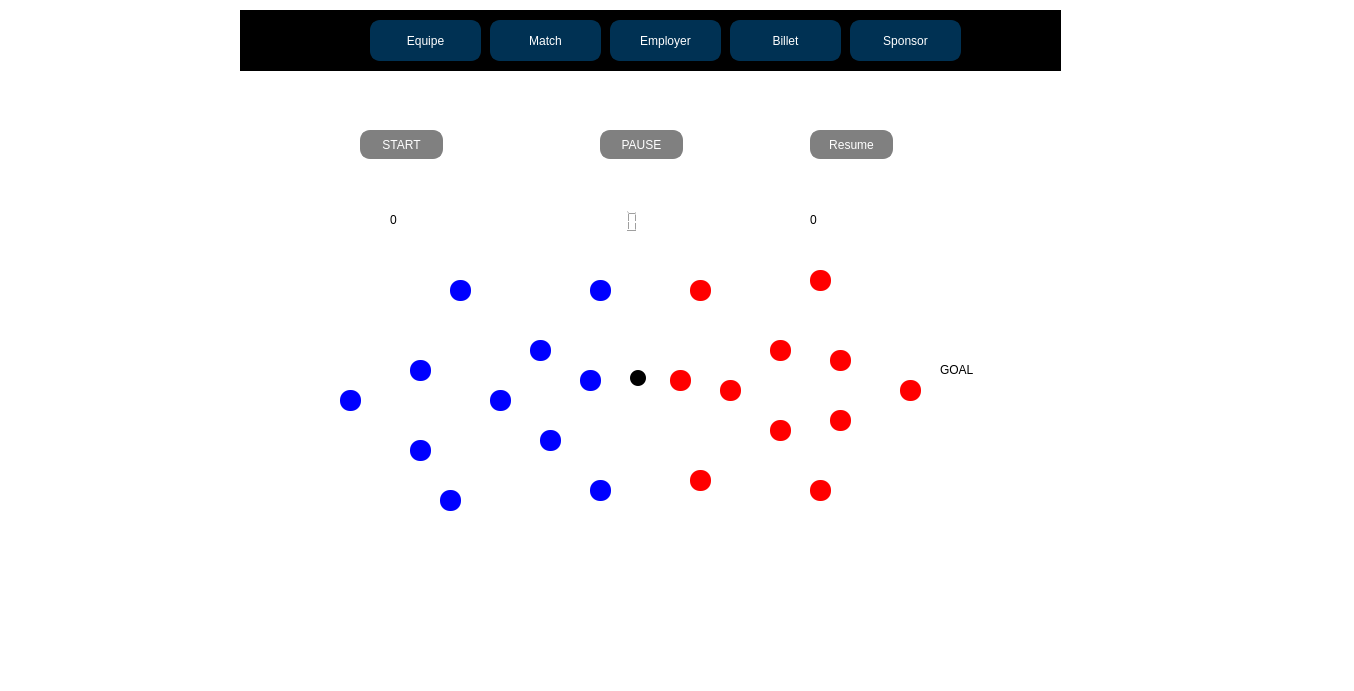
<?xml version="1.0" encoding="UTF-8"?>
<ui version="4.0">
 <class>Dialog</class>
 <widget class="QDialog" name="Dialog">
  <property name="geometry">
   <rect>
    <x>0</x>
    <y>0</y>
    <width>1354</width>
    <height>691</height>
   </rect>
  </property>
  <property name="windowTitle">
   <string>Dialog</string>
  </property>
  <property name="styleSheet">
   <string notr="true">background: transparent;
</string>
  </property>
  <widget class="QLabel" name="FieldLabel">
   <property name="geometry">
    <rect>
     <x>240</x>
     <y>190</y>
     <width>791</width>
     <height>371</height>
    </rect>
   </property>
   <property name="text">
    <string/>
   </property>
   <property name="pixmap">
    <pixmap>../../../Downloads/360_F_293127241_bMzrEAk3zhehEnsLw6y4k3HfFewopUPG.jpg</pixmap>
   </property>
   <property name="scaledContents">
    <bool>true</bool>
   </property>
  </widget>
  <widget class="QLabel" name="Player1">
   <property name="geometry">
    <rect>
     <x>340</x>
     <y>390</y>
     <width>21</width>
     <height>21</height>
    </rect>
   </property>
   <property name="styleSheet">
    <string notr="true">background-color: blue;
border-radius: 10px;
width: 20px;
height: 20px;
</string>
   </property>
   <property name="text">
    <string/>
   </property>
  </widget>
  <widget class="QLabel" name="Player3">
   <property name="geometry">
    <rect>
     <x>410</x>
     <y>440</y>
     <width>21</width>
     <height>21</height>
    </rect>
   </property>
   <property name="styleSheet">
    <string notr="true">background-color: blue;
border-radius: 10px;
width: 20px;
height: 20px;
</string>
   </property>
   <property name="text">
    <string/>
   </property>
  </widget>
  <widget class="QLabel" name="Player2">
   <property name="geometry">
    <rect>
     <x>410</x>
     <y>360</y>
     <width>21</width>
     <height>21</height>
    </rect>
   </property>
   <property name="styleSheet">
    <string notr="true">background-color: blue;
border-radius: 10px;
width: 20px;
height: 20px;
</string>
   </property>
   <property name="text">
    <string/>
   </property>
  </widget>
  <widget class="QLabel" name="Player4">
   <property name="geometry">
    <rect>
     <x>440</x>
     <y>490</y>
     <width>21</width>
     <height>21</height>
    </rect>
   </property>
   <property name="styleSheet">
    <string notr="true">background-color: blue;
border-radius: 10px;
width: 20px;
height: 20px;
</string>
   </property>
   <property name="text">
    <string/>
   </property>
  </widget>
  <widget class="QLabel" name="Player5">
   <property name="geometry">
    <rect>
     <x>450</x>
     <y>280</y>
     <width>21</width>
     <height>21</height>
    </rect>
   </property>
   <property name="styleSheet">
    <string notr="true">background-color: blue;
border-radius: 10px;
width: 20px;
height: 20px;
</string>
   </property>
   <property name="text">
    <string/>
   </property>
  </widget>
  <widget class="QLabel" name="Player6">
   <property name="geometry">
    <rect>
     <x>490</x>
     <y>390</y>
     <width>21</width>
     <height>21</height>
    </rect>
   </property>
   <property name="styleSheet">
    <string notr="true">background-color: blue;
border-radius: 10px;
width: 20px;
height: 20px;
</string>
   </property>
   <property name="text">
    <string/>
   </property>
  </widget>
  <widget class="QLabel" name="Player7">
   <property name="geometry">
    <rect>
     <x>530</x>
     <y>340</y>
     <width>21</width>
     <height>21</height>
    </rect>
   </property>
   <property name="styleSheet">
    <string notr="true">background-color: blue;
border-radius: 10px;
width: 20px;
height: 20px;
</string>
   </property>
   <property name="text">
    <string/>
   </property>
  </widget>
  <widget class="QLabel" name="Player8">
   <property name="geometry">
    <rect>
     <x>540</x>
     <y>430</y>
     <width>21</width>
     <height>21</height>
    </rect>
   </property>
   <property name="styleSheet">
    <string notr="true">background-color: blue;
border-radius: 10px;
width: 20px;
height: 20px;
</string>
   </property>
   <property name="text">
    <string/>
   </property>
  </widget>
  <widget class="QLabel" name="Player9">
   <property name="geometry">
    <rect>
     <x>580</x>
     <y>370</y>
     <width>21</width>
     <height>21</height>
    </rect>
   </property>
   <property name="styleSheet">
    <string notr="true">background-color: blue;
border-radius: 10px;
width: 20px;
height: 20px;
</string>
   </property>
   <property name="text">
    <string/>
   </property>
  </widget>
  <widget class="QLabel" name="Player10">
   <property name="geometry">
    <rect>
     <x>590</x>
     <y>280</y>
     <width>21</width>
     <height>21</height>
    </rect>
   </property>
   <property name="styleSheet">
    <string notr="true">background-color: blue;
border-radius: 10px;
width: 20px;
height: 20px;
</string>
   </property>
   <property name="text">
    <string/>
   </property>
  </widget>
  <widget class="QLabel" name="Player11">
   <property name="geometry">
    <rect>
     <x>590</x>
     <y>480</y>
     <width>21</width>
     <height>21</height>
    </rect>
   </property>
   <property name="styleSheet">
    <string notr="true">background-color: blue;
border-radius: 10px;
width: 20px;
height: 20px;
</string>
   </property>
   <property name="text">
    <string/>
   </property>
  </widget>
  <widget class="QLabel" name="Player12">
   <property name="geometry">
    <rect>
     <x>670</x>
     <y>370</y>
     <width>21</width>
     <height>21</height>
    </rect>
   </property>
   <property name="styleSheet">
    <string notr="true">background-color: Red;
border-radius: 10px;
width: 20px;
height: 20px;
</string>
   </property>
   <property name="text">
    <string/>
   </property>
  </widget>
  <widget class="QLabel" name="Player13">
   <property name="geometry">
    <rect>
     <x>690</x>
     <y>470</y>
     <width>21</width>
     <height>21</height>
    </rect>
   </property>
   <property name="styleSheet">
    <string notr="true">background-color: Red;
border-radius: 10px;
width: 20px;
height: 20px;
</string>
   </property>
   <property name="text">
    <string/>
   </property>
  </widget>
  <widget class="QLabel" name="Player14">
   <property name="geometry">
    <rect>
     <x>690</x>
     <y>280</y>
     <width>21</width>
     <height>21</height>
    </rect>
   </property>
   <property name="styleSheet">
    <string notr="true">background-color: Red;
border-radius: 10px;
width: 20px;
height: 20px;
</string>
   </property>
   <property name="text">
    <string/>
   </property>
  </widget>
  <widget class="QLabel" name="Player15">
   <property name="geometry">
    <rect>
     <x>720</x>
     <y>380</y>
     <width>21</width>
     <height>21</height>
    </rect>
   </property>
   <property name="styleSheet">
    <string notr="true">background-color: Red;
border-radius: 10px;
width: 20px;
height: 20px;
</string>
   </property>
   <property name="text">
    <string/>
   </property>
  </widget>
  <widget class="QLabel" name="Player16">
   <property name="geometry">
    <rect>
     <x>770</x>
     <y>420</y>
     <width>21</width>
     <height>21</height>
    </rect>
   </property>
   <property name="styleSheet">
    <string notr="true">background-color: Red;
border-radius: 10px;
width: 20px;
height: 20px;
</string>
   </property>
   <property name="text">
    <string/>
   </property>
  </widget>
  <widget class="QLabel" name="Player17">
   <property name="geometry">
    <rect>
     <x>770</x>
     <y>340</y>
     <width>21</width>
     <height>21</height>
    </rect>
   </property>
   <property name="styleSheet">
    <string notr="true">background-color: Red;
border-radius: 10px;
width: 20px;
height: 20px;
</string>
   </property>
   <property name="text">
    <string/>
   </property>
  </widget>
  <widget class="QLabel" name="Player18">
   <property name="geometry">
    <rect>
     <x>810</x>
     <y>480</y>
     <width>21</width>
     <height>21</height>
    </rect>
   </property>
   <property name="styleSheet">
    <string notr="true">background-color: Red;
border-radius: 10px;
width: 20px;
height: 20px;
</string>
   </property>
   <property name="text">
    <string/>
   </property>
  </widget>
  <widget class="QLabel" name="Player19">
   <property name="geometry">
    <rect>
     <x>810</x>
     <y>270</y>
     <width>21</width>
     <height>21</height>
    </rect>
   </property>
   <property name="styleSheet">
    <string notr="true">background-color: Red;
border-radius: 10px;
width: 20px;
height: 20px;
</string>
   </property>
   <property name="text">
    <string/>
   </property>
  </widget>
  <widget class="QLabel" name="Player20">
   <property name="geometry">
    <rect>
     <x>830</x>
     <y>350</y>
     <width>21</width>
     <height>21</height>
    </rect>
   </property>
   <property name="styleSheet">
    <string notr="true">background-color: Red;
border-radius: 10px;
width: 20px;
height: 20px;
</string>
   </property>
   <property name="text">
    <string/>
   </property>
  </widget>
  <widget class="QLabel" name="Player21">
   <property name="geometry">
    <rect>
     <x>830</x>
     <y>410</y>
     <width>21</width>
     <height>21</height>
    </rect>
   </property>
   <property name="styleSheet">
    <string notr="true">background-color: Red;
border-radius: 10px;
width: 20px;
height: 20px;
</string>
   </property>
   <property name="text">
    <string/>
   </property>
  </widget>
  <widget class="QLabel" name="Player22">
   <property name="geometry">
    <rect>
     <x>900</x>
     <y>380</y>
     <width>21</width>
     <height>21</height>
    </rect>
   </property>
   <property name="styleSheet">
    <string notr="true">background-color: Red;
border-radius: 10px;
width: 20px;
height: 20px;
</string>
   </property>
   <property name="text">
    <string/>
   </property>
  </widget>
  <widget class="QLabel" name="Ball">
   <property name="geometry">
    <rect>
     <x>630</x>
     <y>370</y>
     <width>16</width>
     <height>16</height>
    </rect>
   </property>
   <property name="styleSheet">
    <string notr="true">background-color: black;
border-radius: 8px;
background-image: url(:/images/football_pattern.png);
background-size: cover;
width: 16px;
height: 16px;
</string>
   </property>
   <property name="text">
    <string/>
   </property>
  </widget>
  <widget class="QPushButton" name="Start">
   <property name="geometry">
    <rect>
     <x>360</x>
     <y>130</y>
     <width>83</width>
     <height>29</height>
    </rect>
   </property>
   <property name="styleSheet">
    <string notr="true">QPushButton{
border: 2px solid #808080;
border-radius: 10px;
padding: 0 8px;              /* Padding inside the button */
    background: #808080;         /* Grey background */
    color: white;                /* White text color */
}

QPushButton:hover {
    background-color: #505050;   /* Darker grey on hover */
} </string>
   </property>
   <property name="text">
    <string>START</string>
   </property>
  </widget>
  <widget class="QPushButton" name="Resume">
   <property name="geometry">
    <rect>
     <x>810</x>
     <y>130</y>
     <width>83</width>
     <height>29</height>
    </rect>
   </property>
   <property name="styleSheet">
    <string notr="true">QPushButton{
border: 2px solid #808080;
border-radius: 10px;
padding: 0 8px;              /* Padding inside the button */
    background: #808080;         /* Grey background */
    color: white;                /* White text color */
}

QPushButton:hover {
    background-color: #505050;   /* Darker grey on hover */
} </string>
   </property>
   <property name="text">
    <string>Resume</string>
   </property>
  </widget>
  <widget class="QPushButton" name="Pause">
   <property name="geometry">
    <rect>
     <x>600</x>
     <y>130</y>
     <width>83</width>
     <height>29</height>
    </rect>
   </property>
   <property name="styleSheet">
    <string notr="true">QPushButton{
border: 2px solid #808080;
border-radius: 10px;
padding: 0 8px;              /* Padding inside the button */
    background: #808080;         /* Grey background */
    color: white;                /* White text color */
}

QPushButton:hover {
    background-color: #505050;   /* Darker grey on hover */
} </string>
   </property>
   <property name="text">
    <string>PAUSE</string>
   </property>
  </widget>
  <widget class="QLCDNumber" name="lcdNumber">
   <property name="geometry">
    <rect>
     <x>580</x>
     <y>210</y>
     <width>64</width>
     <height>23</height>
    </rect>
   </property>
  </widget>
  <widget class="QLabel" name="scoreb">
   <property name="geometry">
    <rect>
     <x>390</x>
     <y>210</y>
     <width>63</width>
     <height>20</height>
    </rect>
   </property>
   <property name="text">
    <string>0</string>
   </property>
  </widget>
  <widget class="QLabel" name="scorer">
   <property name="geometry">
    <rect>
     <x>810</x>
     <y>210</y>
     <width>63</width>
     <height>20</height>
    </rect>
   </property>
   <property name="text">
    <string>0</string>
   </property>
  </widget>
  <widget class="QLabel" name="label_3">
   <property name="geometry">
    <rect>
     <x>-30</x>
     <y>0</y>
     <width>1331</width>
     <height>681</height>
    </rect>
   </property>
   <property name="text">
    <string/>
   </property>
   <property name="pixmap">
    <pixmap>../../../Downloads/476346398_1815866255484140_2102298479494468270_n.jpg</pixmap>
   </property>
   <property name="scaledContents">
    <bool>true</bool>
   </property>
  </widget>
  <widget class="QFrame" name="frame">
   <property name="geometry">
    <rect>
     <x>240</x>
     <y>10</y>
     <width>821</width>
     <height>61</height>
    </rect>
   </property>
   <property name="frameShape">
    <enum>QFrame::Shape::StyledPanel</enum>
   </property>
   <property name="frameShadow">
    <enum>QFrame::Shadow::Raised</enum>
   </property>
   <widget class="QPushButton" name="pushButton_4">
    <property name="geometry">
     <rect>
      <x>610</x>
      <y>10</y>
      <width>111</width>
      <height>41</height>
     </rect>
    </property>
    <property name="styleSheet">
     <string notr="true">QPushButton {
    border: 2px solid #003153;   /* Prussian Blue border */
    border-radius: 10px;         /* Round the corners */
    padding: 0 8px;              /* Padding inside the button */
    background: #003153;         /* Prussian Blue background */
    color: white;                /* White text color */
}

QPushButton:hover {
    background-color: #001f33; /* Darker Prussian blue on hover */
}

</string>
    </property>
    <property name="text">
     <string>Sponsor</string>
    </property>
   </widget>
   <widget class="QPushButton" name="pushButton_9">
    <property name="geometry">
     <rect>
      <x>490</x>
      <y>10</y>
      <width>111</width>
      <height>41</height>
     </rect>
    </property>
    <property name="styleSheet">
     <string notr="true">QPushButton {
    border: 2px solid #003153;   /* Prussian Blue border */
    border-radius: 10px;         /* Round the corners */
    padding: 0 8px;              /* Padding inside the button */
    background: #003153;         /* Prussian Blue background */
    color: white;                /* White text color */
}

QPushButton:hover {
    background-color: #001f33; /* Darker Prussian blue on hover */
}
</string>
    </property>
    <property name="text">
     <string>Billet</string>
    </property>
   </widget>
   <widget class="QPushButton" name="pushButton_10">
    <property name="geometry">
     <rect>
      <x>370</x>
      <y>10</y>
      <width>111</width>
      <height>41</height>
     </rect>
    </property>
    <property name="styleSheet">
     <string notr="true">QPushButton {
    border: 2px solid #003153;   /* Prussian Blue border */
    border-radius: 10px;         /* Round the corners */
    padding: 0 8px;              /* Padding inside the button */
    background: #003153;         /* Prussian Blue background */
    color: white;                /* White text color */
}

QPushButton:hover {
    background-color: #001f33; /* Darker Prussian blue on hover */
}
</string>
    </property>
    <property name="text">
     <string>Employer</string>
    </property>
   </widget>
   <widget class="QPushButton" name="pushButton_11">
    <property name="geometry">
     <rect>
      <x>250</x>
      <y>10</y>
      <width>111</width>
      <height>41</height>
     </rect>
    </property>
    <property name="styleSheet">
     <string notr="true">QPushButton {
    border: 2px solid #003153;   /* Prussian Blue border */
    border-radius: 10px;         /* Round the corners */
    padding: 0 8px;              /* Padding inside the button */
    background: #003153;         /* Prussian Blue background */
    color: white;                /* White text color */
}

QPushButton:hover {
    background-color: #001f33; /* Darker Prussian blue on hover */
}
</string>
    </property>
    <property name="text">
     <string>Match</string>
    </property>
   </widget>
   <widget class="QPushButton" name="pushButton_12">
    <property name="geometry">
     <rect>
      <x>130</x>
      <y>10</y>
      <width>111</width>
      <height>41</height>
     </rect>
    </property>
    <property name="styleSheet">
     <string notr="true">QPushButton {
    border: 2px solid #003153;   /* Prussian Blue border */
    border-radius: 10px;         /* Round the corners */
    padding: 0 8px;              /* Padding inside the button */
    background: #003153;         /* Prussian Blue background */
    color: white;                /* White text color */
}

QPushButton:hover {
    background-color: #001f33; /* Darker Prussian blue on hover */
}
</string>
    </property>
    <property name="text">
     <string>Equipe</string>
    </property>
   </widget>
   <widget class="QLabel" name="label_pic2">
    <property name="geometry">
     <rect>
      <x>0</x>
      <y>-10</y>
      <width>821</width>
      <height>81</height>
     </rect>
    </property>
    <property name="styleSheet">
     <string notr="true">QLabel {
    background-color: #000000;
    color: #FFFFFF;
}
</string>
    </property>
    <property name="text">
     <string/>
    </property>
   </widget>
   <widget class="QLabel" name="label_7">
    <property name="geometry">
     <rect>
      <x>-10</x>
      <y>-30</y>
      <width>121</width>
      <height>121</height>
     </rect>
    </property>
    <property name="text">
     <string/>
    </property>
    <property name="pixmap">
     <pixmap>../../../Downloads/ac26d84d-c0ab-4a53-b362-c5e005f6e792-removebg-preview.png</pixmap>
    </property>
    <property name="scaledContents">
     <bool>true</bool>
    </property>
   </widget>
   <zorder>label_pic2</zorder>
   <zorder>pushButton_4</zorder>
   <zorder>pushButton_9</zorder>
   <zorder>pushButton_10</zorder>
   <zorder>pushButton_11</zorder>
   <zorder>pushButton_12</zorder>
   <zorder>label_7</zorder>
  </widget>
  <widget class="QLabel" name="GOAL">
   <property name="geometry">
    <rect>
     <x>940</x>
     <y>360</y>
     <width>63</width>
     <height>20</height>
    </rect>
   </property>
   <property name="text">
    <string>GOAL</string>
   </property>
  </widget>
  <widget class="QLabel" name="GOAL1">
   <property name="geometry">
    <rect>
     <x>280</x>
     <y>370</y>
     <width>63</width>
     <height>20</height>
    </rect>
   </property>
   <property name="text">
    <string/>
   </property>
  </widget>
  <zorder>label_3</zorder>
  <zorder>FieldLabel</zorder>
  <zorder>Player1</zorder>
  <zorder>Player3</zorder>
  <zorder>Player2</zorder>
  <zorder>Player4</zorder>
  <zorder>Player5</zorder>
  <zorder>Player6</zorder>
  <zorder>Player7</zorder>
  <zorder>Player8</zorder>
  <zorder>Player9</zorder>
  <zorder>Player10</zorder>
  <zorder>Player11</zorder>
  <zorder>Player12</zorder>
  <zorder>Player13</zorder>
  <zorder>Player14</zorder>
  <zorder>Player15</zorder>
  <zorder>Player16</zorder>
  <zorder>Player17</zorder>
  <zorder>Player18</zorder>
  <zorder>Player19</zorder>
  <zorder>Player20</zorder>
  <zorder>Player21</zorder>
  <zorder>Player22</zorder>
  <zorder>Ball</zorder>
  <zorder>Start</zorder>
  <zorder>Resume</zorder>
  <zorder>Pause</zorder>
  <zorder>lcdNumber</zorder>
  <zorder>scoreb</zorder>
  <zorder>scorer</zorder>
  <zorder>frame</zorder>
  <zorder>GOAL</zorder>
  <zorder>GOAL1</zorder>
 </widget>
 <resources/>
 <connections/>
</ui>
